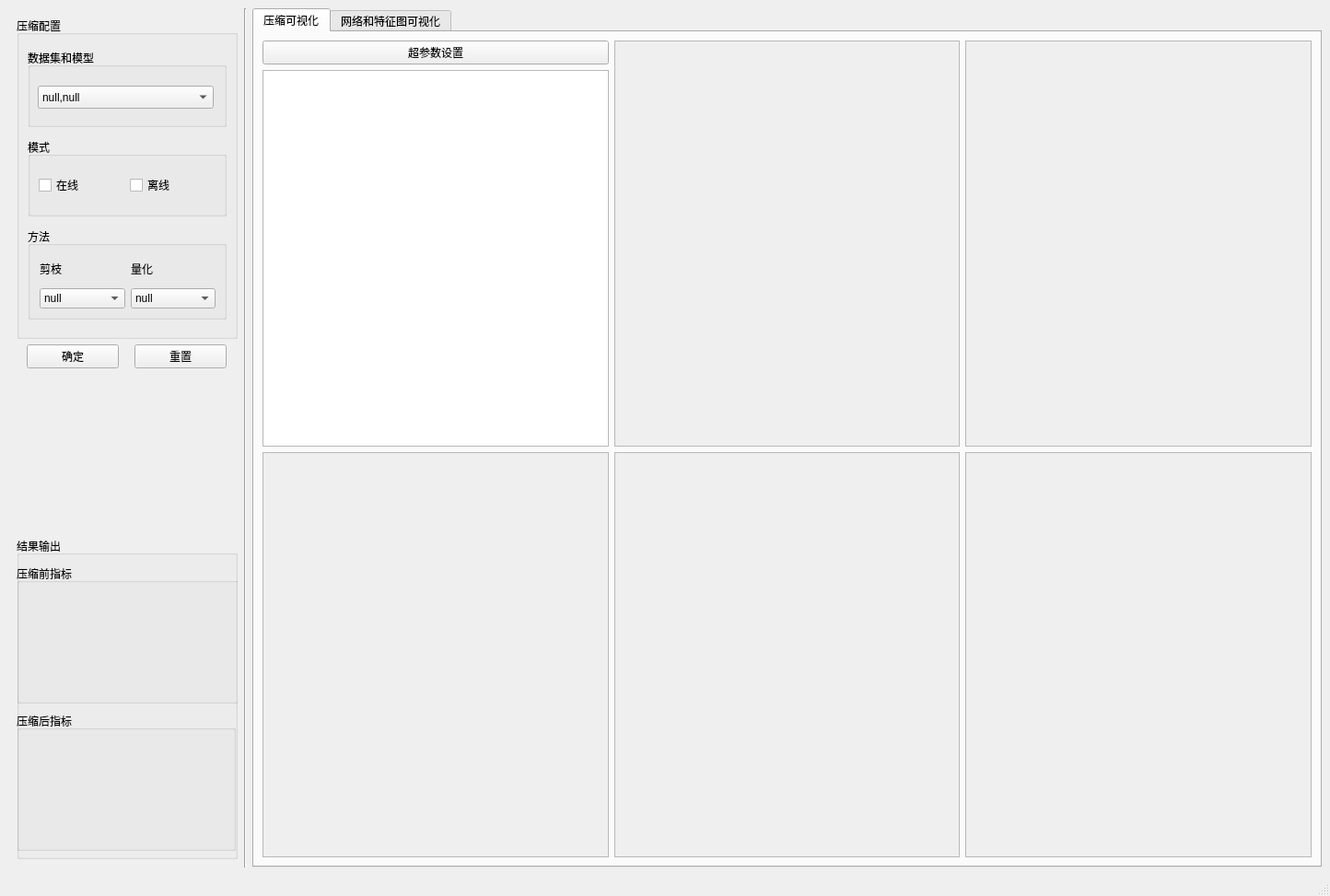
<?xml version="1.0" encoding="UTF-8"?>
<ui version="4.0">
 <class>MainWindow</class>
 <widget class="QMainWindow" name="MainWindow">
  <property name="geometry">
   <rect>
    <x>0</x>
    <y>0</y>
    <width>1444</width>
    <height>973</height>
   </rect>
  </property>
  <property name="windowTitle">
   <string>模型压缩</string>
  </property>
  <widget class="QWidget" name="centralwidget">
   <layout class="QHBoxLayout" name="horizontalLayout_5">
    <item>
     <widget class="QWidget" name="leftFrame" native="true">
      <property name="minimumSize">
       <size>
        <width>250</width>
        <height>0</height>
       </size>
      </property>
      <property name="maximumSize">
       <size>
        <width>300</width>
        <height>16777215</height>
       </size>
      </property>
      <layout class="QVBoxLayout" name="verticalLayout_6">
       <property name="sizeConstraint">
        <enum>QLayout::SetMaximumSize</enum>
       </property>
       <property name="rightMargin">
        <number>1</number>
       </property>
       <item>
        <layout class="QVBoxLayout" name="verticalLayout_3">
         <item>
          <widget class="QGroupBox" name="groupBox">
           <property name="minimumSize">
            <size>
             <width>0</width>
             <height>350</height>
            </size>
           </property>
           <property name="maximumSize">
            <size>
             <width>16777215</width>
             <height>350</height>
            </size>
           </property>
           <property name="title">
            <string>压缩配置</string>
           </property>
           <layout class="QVBoxLayout" name="verticalLayout">
            <item>
             <widget class="QGroupBox" name="groupBox_5">
              <property name="maximumSize">
               <size>
                <width>16777215</width>
                <height>85</height>
               </size>
              </property>
              <property name="title">
               <string>数据集和模型</string>
              </property>
              <widget class="QComboBox" name="comboBox">
               <property name="geometry">
                <rect>
                 <x>11</x>
                 <y>40</y>
                 <width>191</width>
                 <height>25</height>
                </rect>
               </property>
               <item>
                <property name="text">
                 <string>null,null</string>
                </property>
               </item>
              </widget>
             </widget>
            </item>
            <item>
             <widget class="QGroupBox" name="groupBox_12">
              <property name="maximumSize">
               <size>
                <width>16777215</width>
                <height>85</height>
               </size>
              </property>
              <property name="title">
               <string>模式</string>
              </property>
              <layout class="QHBoxLayout" name="horizontalLayout_12">
               <item>
                <widget class="QCheckBox" name="checkBox_4">
                 <property name="text">
                  <string>在线</string>
                 </property>
                </widget>
               </item>
               <item>
                <widget class="QCheckBox" name="checkBox_3">
                 <property name="text">
                  <string>离线</string>
                 </property>
                </widget>
               </item>
              </layout>
             </widget>
            </item>
            <item>
             <widget class="QGroupBox" name="groupBox_6">
              <property name="maximumSize">
               <size>
                <width>16777215</width>
                <height>100</height>
               </size>
              </property>
              <property name="title">
               <string>方法</string>
              </property>
              <widget class="QWidget" name="layoutWidget">
               <property name="geometry">
                <rect>
                 <x>13</x>
                 <y>30</y>
                 <width>191</width>
                 <height>58</height>
                </rect>
               </property>
               <layout class="QGridLayout" name="gridLayout_3">
                <item row="1" column="1">
                 <widget class="QComboBox" name="comboBox_5">
                  <item>
                   <property name="text">
                    <string>null</string>
                   </property>
                  </item>
                  <item>
                   <property name="text">
                    <string>fp16</string>
                   </property>
                  </item>
                  <item>
                   <property name="text">
                    <string>int8</string>
                   </property>
                  </item>
                  <item>
                   <property name="text">
                    <string/>
                   </property>
                  </item>
                 </widget>
                </item>
                <item row="0" column="1">
                 <widget class="QLabel" name="label_5">
                  <property name="text">
                   <string>量化</string>
                  </property>
                 </widget>
                </item>
                <item row="1" column="0">
                 <widget class="QComboBox" name="comboBox_4">
                  <item>
                   <property name="text">
                    <string>null</string>
                   </property>
                  </item>
                  <item>
                   <property name="text">
                    <string>l1</string>
                   </property>
                  </item>
                  <item>
                   <property name="text">
                    <string>l2</string>
                   </property>
                  </item>
                  <item>
                   <property name="text">
                    <string>agp</string>
                   </property>
                  </item>
                 </widget>
                </item>
                <item row="0" column="0">
                 <widget class="QLabel" name="label_4">
                  <property name="text">
                   <string>剪枝</string>
                  </property>
                 </widget>
                </item>
               </layout>
              </widget>
             </widget>
            </item>
           </layout>
          </widget>
         </item>
        </layout>
       </item>
       <item>
        <layout class="QVBoxLayout" name="verticalLayout_5">
         <item>
          <layout class="QHBoxLayout" name="horizontalLayout_6">
           <item>
            <widget class="QPushButton" name="pushButton_start">
             <property name="maximumSize">
              <size>
               <width>100</width>
               <height>40</height>
              </size>
             </property>
             <property name="text">
              <string>确定</string>
             </property>
            </widget>
           </item>
           <item>
            <widget class="QPushButton" name="pushButton_reset">
             <property name="maximumSize">
              <size>
               <width>100</width>
               <height>40</height>
              </size>
             </property>
             <property name="text">
              <string>重置</string>
             </property>
            </widget>
           </item>
          </layout>
         </item>
         <item>
          <widget class="QLabel" name="label_7">
           <property name="minimumSize">
            <size>
             <width>0</width>
             <height>50</height>
            </size>
           </property>
           <property name="maximumSize">
            <size>
             <width>16777215</width>
             <height>50</height>
            </size>
           </property>
           <property name="text">
            <string/>
           </property>
          </widget>
         </item>
        </layout>
       </item>
       <item>
        <spacer name="verticalSpacer">
         <property name="orientation">
          <enum>Qt::Vertical</enum>
         </property>
         <property name="sizeType">
          <enum>QSizePolicy::Preferred</enum>
         </property>
         <property name="sizeHint" stdset="0">
          <size>
           <width>20</width>
           <height>200</height>
          </size>
         </property>
        </spacer>
       </item>
       <item>
        <widget class="QGroupBox" name="groupBox_2">
         <property name="minimumSize">
          <size>
           <width>0</width>
           <height>350</height>
          </size>
         </property>
         <property name="maximumSize">
          <size>
           <width>16777215</width>
           <height>400</height>
          </size>
         </property>
         <property name="title">
          <string>结果输出</string>
         </property>
         <widget class="QGroupBox" name="groupBox_4">
          <property name="geometry">
           <rect>
            <x>0</x>
            <y>190</y>
            <width>238</width>
            <height>151</height>
           </rect>
          </property>
          <property name="title">
           <string>压缩后指标</string>
          </property>
          <layout class="QVBoxLayout" name="verticalLayout_4">
           <item>
            <widget class="QLabel" name="label_17">
             <property name="text">
              <string/>
             </property>
            </widget>
           </item>
          </layout>
         </widget>
         <widget class="QGroupBox" name="groupBox_3">
          <property name="geometry">
           <rect>
            <x>0</x>
            <y>30</y>
            <width>241</width>
            <height>151</height>
           </rect>
          </property>
          <property name="title">
           <string>压缩前指标</string>
          </property>
          <widget class="QLabel" name="label_3">
           <property name="geometry">
            <rect>
             <x>12</x>
             <y>32</y>
             <width>214</width>
             <height>111</height>
            </rect>
           </property>
           <property name="text">
            <string/>
           </property>
          </widget>
         </widget>
        </widget>
       </item>
      </layout>
     </widget>
    </item>
    <item>
     <widget class="Line" name="line">
      <property name="orientation">
       <enum>Qt::Vertical</enum>
      </property>
     </widget>
    </item>
    <item>
     <widget class="QTabWidget" name="tabWidget">
      <property name="currentIndex">
       <number>0</number>
      </property>
      <widget class="QWidget" name="tab">
       <attribute name="title">
        <string>压缩可视化</string>
       </attribute>
       <layout class="QHBoxLayout" name="horizontalLayout_3">
        <item>
         <layout class="QVBoxLayout" name="verticalLayout_8">
          <property name="sizeConstraint">
           <enum>QLayout::SetFixedSize</enum>
          </property>
          <item>
           <layout class="QHBoxLayout" name="horizontalLayout">
            <item>
             <layout class="QVBoxLayout" name="verticalLayout_7">
              <item>
               <widget class="QPushButton" name="pushButton_2">
                <property name="text">
                 <string>超参数设置</string>
                </property>
               </widget>
              </item>
              <item>
               <widget class="QTextBrowser" name="textBrowser">
                <property name="html">
                 <string>&lt;!DOCTYPE HTML PUBLIC &quot;-//W3C//DTD HTML 4.0//EN&quot; &quot;http://www.w3.org/TR/REC-html40/strict.dtd&quot;&gt;
&lt;html&gt;&lt;head&gt;&lt;meta name=&quot;qrichtext&quot; content=&quot;1&quot; /&gt;&lt;style type=&quot;text/css&quot;&gt;
p, li { white-space: pre-wrap; }
&lt;/style&gt;&lt;/head&gt;&lt;body style=&quot; font-family:'Ubuntu'; font-size:11pt; font-weight:400; font-style:normal;&quot;&gt;
&lt;p style=&quot;-qt-paragraph-type:empty; margin-top:0px; margin-bottom:0px; margin-left:0px; margin-right:0px; -qt-block-indent:0; text-indent:0px; font-family:'SimSun'; font-size:9pt;&quot;&gt;&lt;br /&gt;&lt;/p&gt;&lt;/body&gt;&lt;/html&gt;</string>
                </property>
               </widget>
              </item>
             </layout>
            </item>
            <item>
             <widget class="QScrollArea" name="scrollArea">
              <property name="widgetResizable">
               <bool>true</bool>
              </property>
              <widget class="QWidget" name="scrollAreaWidgetContents">
               <property name="geometry">
                <rect>
                 <x>0</x>
                 <y>0</y>
                 <width>373</width>
                 <height>421</height>
                </rect>
               </property>
              </widget>
             </widget>
            </item>
            <item>
             <widget class="QScrollArea" name="scrollArea_2">
              <property name="widgetResizable">
               <bool>true</bool>
              </property>
              <widget class="QWidget" name="scrollAreaWidgetContents_2">
               <property name="geometry">
                <rect>
                 <x>0</x>
                 <y>0</y>
                 <width>372</width>
                 <height>421</height>
                </rect>
               </property>
              </widget>
             </widget>
            </item>
           </layout>
          </item>
          <item>
           <layout class="QHBoxLayout" name="horizontalLayout_2">
            <item>
             <widget class="QScrollArea" name="scrollArea_4">
              <property name="widgetResizable">
               <bool>true</bool>
              </property>
              <widget class="QWidget" name="scrollAreaWidgetContents_4">
               <property name="geometry">
                <rect>
                 <x>0</x>
                 <y>0</y>
                 <width>372</width>
                 <height>420</height>
                </rect>
               </property>
              </widget>
             </widget>
            </item>
            <item>
             <widget class="QScrollArea" name="scrollArea_5">
              <property name="widgetResizable">
               <bool>true</bool>
              </property>
              <widget class="QWidget" name="scrollAreaWidgetContents_5">
               <property name="geometry">
                <rect>
                 <x>0</x>
                 <y>0</y>
                 <width>373</width>
                 <height>420</height>
                </rect>
               </property>
              </widget>
             </widget>
            </item>
            <item>
             <widget class="QScrollArea" name="scrollArea_6">
              <property name="widgetResizable">
               <bool>true</bool>
              </property>
              <widget class="QWidget" name="scrollAreaWidgetContents_6">
               <property name="geometry">
                <rect>
                 <x>0</x>
                 <y>0</y>
                 <width>372</width>
                 <height>420</height>
                </rect>
               </property>
              </widget>
             </widget>
            </item>
           </layout>
          </item>
         </layout>
        </item>
       </layout>
      </widget>
      <widget class="QWidget" name="tab_3">
       <attribute name="title">
        <string>网络和特征图可视化</string>
       </attribute>
       <layout class="QVBoxLayout" name="verticalLayout_13">
        <item>
         <widget class="QScrollArea" name="scrollArea_7">
          <property name="widgetResizable">
           <bool>true</bool>
          </property>
          <widget class="QWidget" name="scrollAreaWidgetContents_7">
           <property name="geometry">
            <rect>
             <x>0</x>
             <y>0</y>
             <width>98</width>
             <height>28</height>
            </rect>
           </property>
          </widget>
         </widget>
        </item>
        <item>
         <layout class="QHBoxLayout" name="horizontalLayout_7">
          <item>
           <widget class="QPushButton" name="pushButton_modelvis">
            <property name="text">
             <string>显示压缩前网络和特征图</string>
            </property>
           </widget>
          </item>
          <item>
           <widget class="QPushButton" name="pushButton_compmodelvis">
            <property name="text">
             <string>显示压缩后网络和特征图</string>
            </property>
           </widget>
          </item>
         </layout>
        </item>
       </layout>
      </widget>
     </widget>
    </item>
   </layout>
  </widget>
  <widget class="QMenuBar" name="menubar">
   <property name="geometry">
    <rect>
     <x>0</x>
     <y>0</y>
     <width>1444</width>
     <height>25</height>
    </rect>
   </property>
  </widget>
  <widget class="QStatusBar" name="statusbar"/>
 </widget>
 <resources/>
 <connections/>
</ui>
